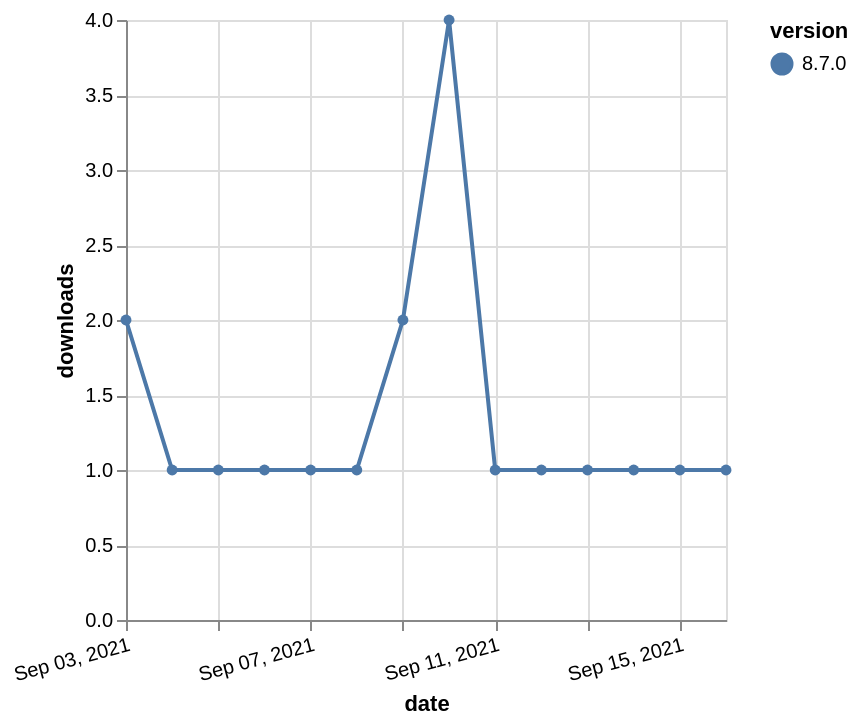

Vega-Lite specification for this chart:
### Vega-Lite specification from a JSON file in a GitHub repository (floating-point values rounded to 4 significant figures)
{"$schema": "https://vega.github.io/schema/vega-lite/v5.json", "description": "A simple bar chart with embedded data.", "data": {"values": [{"date": "2021-09-03", "total": 615, "delta": 2, "version": "8.7.0"}, {"date": "2021-09-04", "total": 616, "delta": 1, "version": "8.7.0"}, {"date": "2021-09-05", "total": 617, "delta": 1, "version": "8.7.0"}, {"date": "2021-09-06", "total": 618, "delta": 1, "version": "8.7.0"}, {"date": "2021-09-07", "total": 619, "delta": 1, "version": "8.7.0"}, {"date": "2021-09-08", "total": 620, "delta": 1, "version": "8.7.0"}, {"date": "2021-09-09", "total": 622, "delta": 2, "version": "8.7.0"}, {"date": "2021-09-10", "total": 626, "delta": 4, "version": "8.7.0"}, {"date": "2021-09-11", "total": 627, "delta": 1, "version": "8.7.0"}, {"date": "2021-09-12", "total": 628, "delta": 1, "version": "8.7.0"}, {"date": "2021-09-13", "total": 629, "delta": 1, "version": "8.7.0"}, {"date": "2021-09-14", "total": 630, "delta": 1, "version": "8.7.0"}, {"date": "2021-09-15", "total": 631, "delta": 1, "version": "8.7.0"}, {"date": "2021-09-16", "total": 632, "delta": 1, "version": "8.7.0"}]}, "width": "container", "mark": {"type": "line", "point": {"filled": true}}, "encoding": {"x": {"field": "date", "type": "temporal", "timeUnit": "yearmonthdate", "title": "date", "axis": {"labelAngle": -15}}, "y": {"field": "delta", "type": "quantitative", "title": "downloads"}, "color": {"field": "version", "type": "nominal"}, "tooltip": {"field": "delta"}}}
